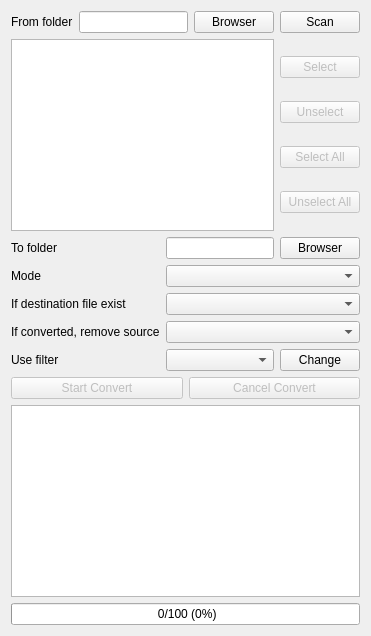
      <widget class="QWidget" name="tab_converter">
       <attribute name="title">
        <string>Converter</string>
       </attribute>
       <layout class="QVBoxLayout" name="verticalLayout_4">
        <item>
         <layout class="QFormLayout" name="formLayout_3">
          <item row="0" column="0">
           <widget class="QLabel" name="lbl_converter_from">
            <property name="text">
             <string>From folder</string>
            </property>
           </widget>
          </item>
          <item row="0" column="1">
           <layout class="QHBoxLayout" name="layout_converter_from">
            <item>
             <widget class="QLineEdit" name="txt_converter_from_folder">
              <property name="toolTip">
               <string>Please select the comic series folder</string>
              </property>
              <property name="readOnly">
               <bool>true</bool>
              </property>
             </widget>
            </item>
            <item>
             <widget class="QPushButton" name="btn_converter_from_browser">
              <property name="toolTip">
               <string>Please select the comic series folder</string>
              </property>
              <property name="text">
               <string>Browser</string>
              </property>
             </widget>
            </item>
            <item>
             <widget class="QPushButton" name="btn_converter_folder_scan">
              <property name="text">
               <string>Scan</string>
              </property>
             </widget>
            </item>
           </layout>
          </item>
         </layout>
        </item>
        <item>
         <layout class="QHBoxLayout" name="layout_converter_folder">
          <item>
           <widget class="QListWidget" name="list_converter_folder">
            <property name="selectionMode">
             <enum>QAbstractItemView::ExtendedSelection</enum>
            </property>
           </widget>
          </item>
          <item>
           <layout class="QVBoxLayout" name="layout_converter_select">
            <item>
             <widget class="QPushButton" name="btn_converter_select">
              <property name="enabled">
               <bool>false</bool>
              </property>
              <property name="text">
               <string>Select</string>
              </property>
             </widget>
            </item>
            <item>
             <widget class="QPushButton" name="btn_converter_unselect">
              <property name="enabled">
               <bool>false</bool>
              </property>
              <property name="text">
               <string>Unselect</string>
              </property>
             </widget>
            </item>
            <item>
             <widget class="QPushButton" name="btn_converter_select_all">
              <property name="enabled">
               <bool>false</bool>
              </property>
              <property name="text">
               <string>Select All</string>
              </property>
             </widget>
            </item>
            <item>
             <widget class="QPushButton" name="btn_converter_unselect_all">
              <property name="enabled">
               <bool>false</bool>
              </property>
              <property name="text">
               <string>Unselect All</string>
              </property>
             </widget>
            </item>
           </layout>
          </item>
         </layout>
        </item>
        <item>
         <layout class="QFormLayout" name="layout_converter_main">
          <item row="1" column="0">
           <widget class="QLabel" name="lbl_converter_to">
            <property name="text">
             <string>To folder</string>
            </property>
           </widget>
          </item>
          <item row="1" column="1">
           <layout class="QHBoxLayout" name="layout_converter_to">
            <item>
             <widget class="QLineEdit" name="txt_converter_to_folder">
              <property name="readOnly">
               <bool>true</bool>
              </property>
             </widget>
            </item>
            <item>
             <widget class="QPushButton" name="btn_converter_to_browser">
              <property name="text">
               <string>Browser</string>
              </property>
             </widget>
            </item>
           </layout>
          </item>
          <item row="2" column="0">
           <widget class="QLabel" name="lbl_converter_mode">
            <property name="text">
             <string>Mode</string>
            </property>
           </widget>
          </item>
          <item row="2" column="1">
           <widget class="QComboBox" name="cbx_converter_mode"/>
          </item>
          <item row="3" column="0">
           <widget class="QLabel" name="lbl_converter_exist">
            <property name="text">
             <string>If destination file exist</string>
            </property>
           </widget>
          </item>
          <item row="3" column="1">
           <widget class="QComboBox" name="cbx_converter_exist"/>
          </item>
          <item row="4" column="0">
           <widget class="QLabel" name="lbl_converter_remove_source">
            <property name="text">
             <string>If converted, remove source</string>
            </property>
           </widget>
          </item>
          <item row="4" column="1">
           <widget class="QComboBox" name="cbx_converter_remove_source"/>
          </item>
          <item row="5" column="0">
           <widget class="QLabel" name="lbl_converter_filter">
            <property name="text">
             <string>Use filter</string>
            </property>
           </widget>
          </item>
          <item row="5" column="1">
           <layout class="QHBoxLayout" name="horizontalLayout">
            <item>
             <widget class="QComboBox" name="cbx_converter_filter">
              <property name="sizePolicy">
               <sizepolicy hsizetype="Expanding" vsizetype="Fixed">
                <horstretch>0</horstretch>
                <verstretch>0</verstretch>
               </sizepolicy>
              </property>
             </widget>
            </item>
            <item>
             <widget class="QPushButton" name="btn_converter_change_filter">
              <property name="text">
               <string>Change</string>
              </property>
             </widget>
            </item>
           </layout>
          </item>
         </layout>
        </item>
        <item>
         <layout class="QHBoxLayout" name="layout_converter_button">
          <item>
           <widget class="QPushButton" name="btn_converter_start">
            <property name="enabled">
             <bool>false</bool>
            </property>
            <property name="text">
             <string>Start Convert</string>
            </property>
           </widget>
          </item>
          <item>
           <widget class="QPushButton" name="btn_converter_cancel">
            <property name="enabled">
             <bool>false</bool>
            </property>
            <property name="text">
             <string>Cancel Convert</string>
            </property>
           </widget>
          </item>
         </layout>
        </item>
        <item>
         <widget class="QTextBrowser" name="log_converter"/>
        </item>
        <item>
         <widget class="QProgressBar" name="pgb_converter">
          <property name="value">
           <number>0</number>
          </property>
          <property name="textVisible">
           <bool>true</bool>
          </property>
          <property name="format">
           <string> %v/%m (%p%)</string>
          </property>
         </widget>
        </item>
       </layout>
      </widget>
